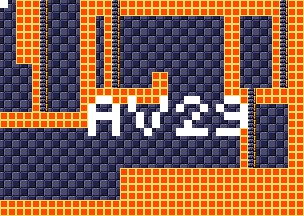

The image is a tile-based game level rendered from a .tmx file. Its description and source (layers, tilesets, objects; grid data summarised) follow:
An orthogonal 38x27 tile map with 8x8 px tiles, 4 tile layers (background, foreground, room numbers, Objects), 15 tilesets.

<map version="1.5" tiledversion="1.7.1" orientation="orthogonal" renderorder="right-down" width="38" height="27" tilewidth="8" tileheight="8" infinite="0" nextlayerid="11" nextobjectid="1">
 <tileset firstgid="1" source="tilesheets/tsKarniMata.tsx" />
 <tileset firstgid="1025" source="tilesheets/tsVoodooWasp.tsx" />
 <tileset firstgid="2049" source="tilesheets/tsBurial.tsx" />
 <tileset firstgid="3073" source="tilesheets/tsBlueTemple.tsx" />
 <tileset firstgid="4097" source="tilesheets/tsGoddess.tsx" />
 <tileset firstgid="5121" source="tilesheets/tsKonark.tsx" />
 <tileset firstgid="6145" name="sEnemies" tilewidth="8" tileheight="8" tilecount="1024" columns="32">
  <image source="../grapx/tilesheets/sObjects.bmp" trans="ff94ff" width="256" height="256" />
 </tileset>
 <tileset firstgid="7169" source="tilesheets/tsIceTemple.tsx" />
 <tileset firstgid="8193" source="tilesheets/tsLavaArea.tsx" />
 <tileset firstgid="9217" source="tilesheets/tsBossArea.tsx" />
 <tileset firstgid="10241" source="tilesheets/tsPegu.tsx" />
 <tileset firstgid="11265" source="tilesheets/sTiwanakuTemple.tsx" />
 <tileset firstgid="12289" source="tilesheets/sIndraTemple.tsx" />
 <tileset firstgid="13313" source="tilesheets/sTeleport.tsx" />
 <tileset firstgid="14337" source="tilesheets/sObjects.tsx" />
 <layer id="2" name="background" width="38" height="27">
  <data>[1026 cells, 1026 non-empty, 2 distinct tile ids]</data>
 </layer>
 <layer id="1" name="foreground" width="38" height="27">
  <data>[1026 cells, 462 non-empty, 2 distinct tile ids]</data>
 </layer>
 <layer id="7" name="room numbers" width="38" height="27">
  <data>[1026 cells, 43 non-empty, 1 distinct tile ids]</data>
 </layer>
 <layer id="10" name="Objects" width="38" height="27">
  <data>[1026 cells, 0 non-empty, 0 distinct tile ids]</data>
 </layer>
</map>
